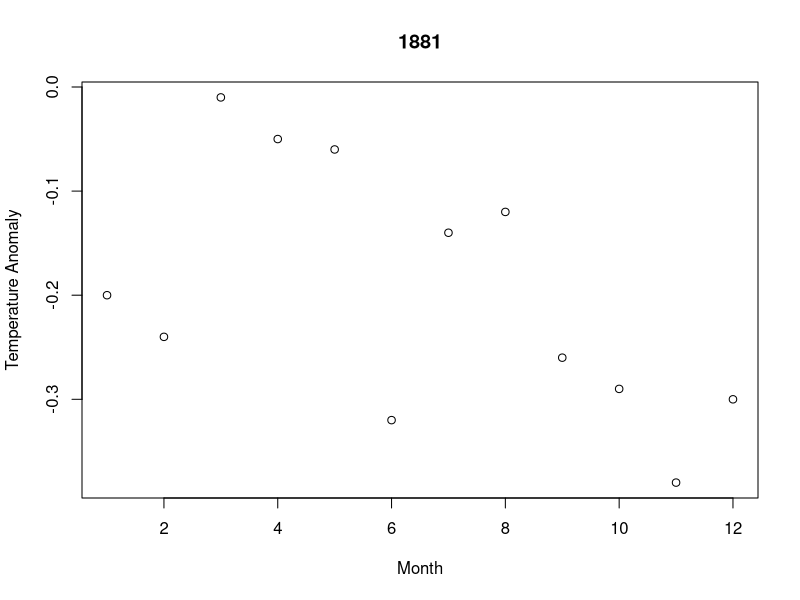
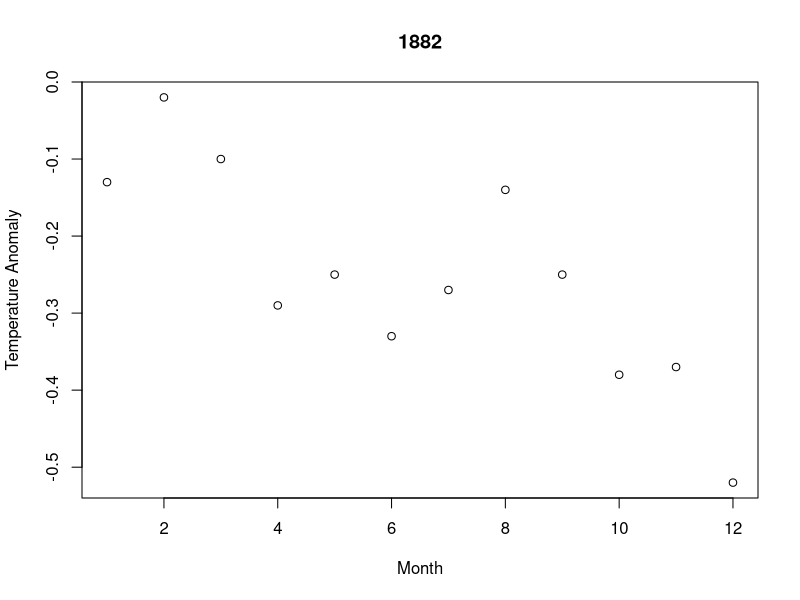
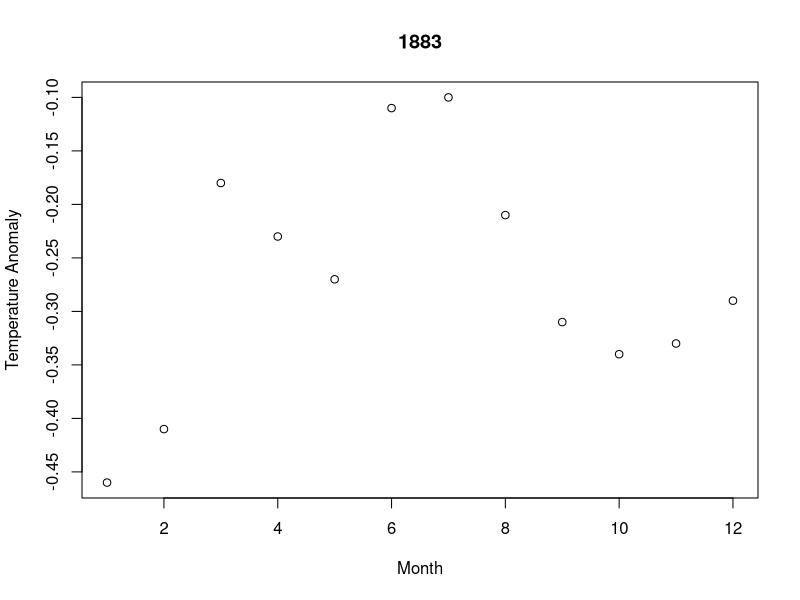
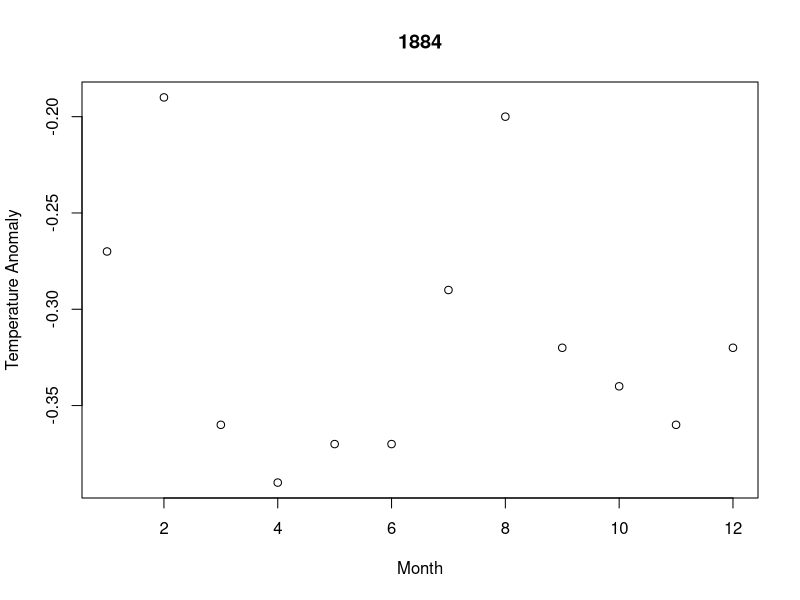
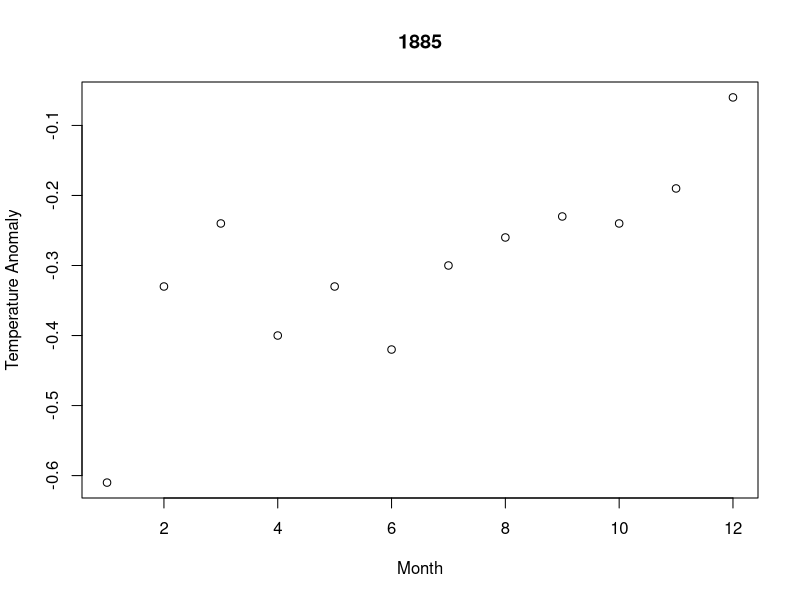
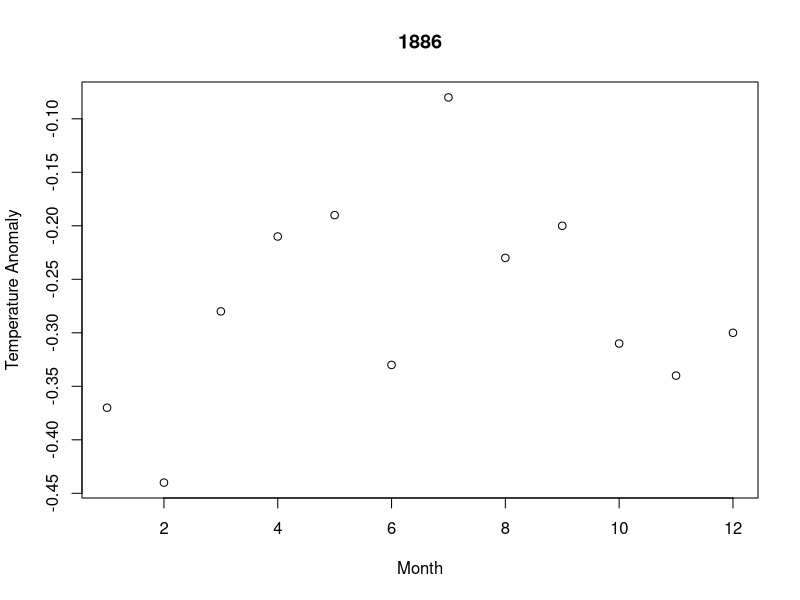
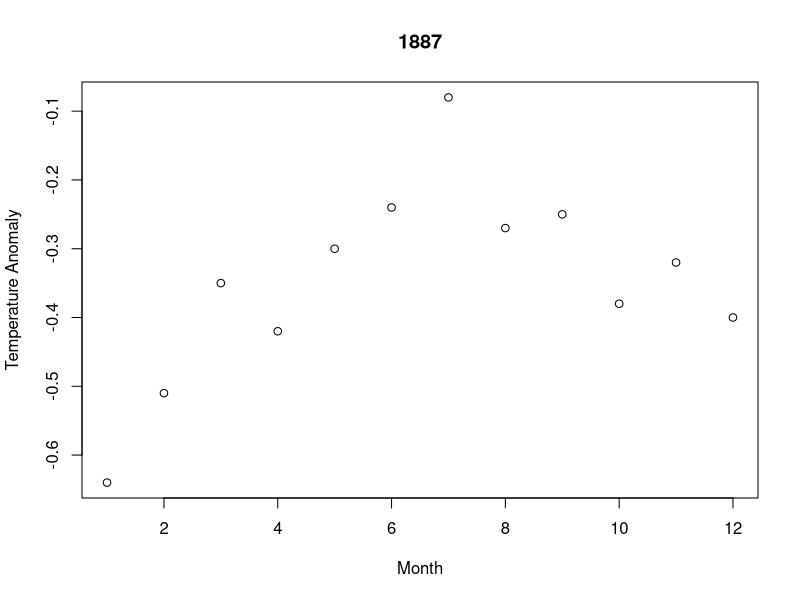
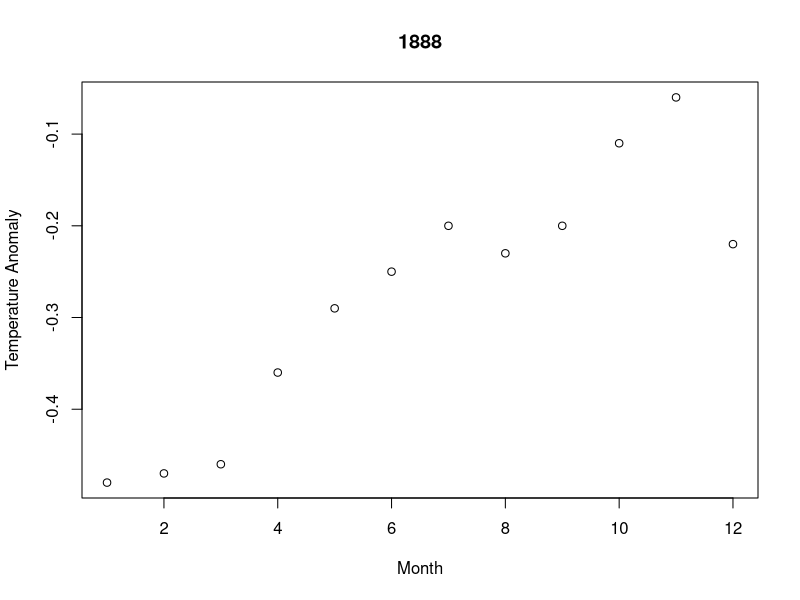

These charts were generated, in order, by the following R code: (Note: this script raises an error after producing the figures.)
giss <- read.csv('./mod-5/giss_temp.csv')

for (x in unique(giss$Year)){
  monthPts <- giss$TempAnom[which(giss$Year == x)]
  png(paste("./mod-5/plt/giss_temp_",x,".png",sep=''))
  plot(1:12, monthPts,
       xlab="Month", ylab="Temperature Anomaly", main = x)
  dev.off()
}




